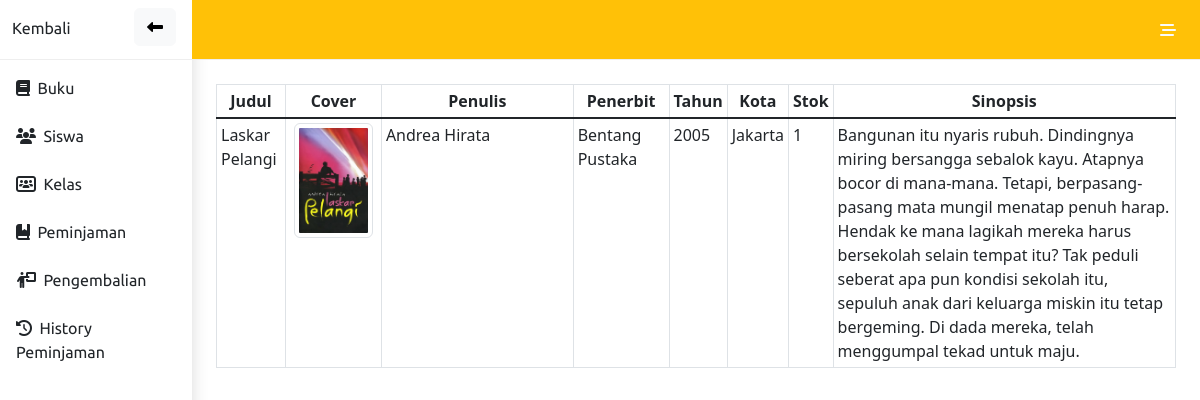
The app's page /admin/detail_buku.php?id_buku=1 with its own data.
### tables this page shows
CREATE TABLE `buku` (
  `id_buku` int(11) NOT NULL,
  `judul` varchar(255) NOT NULL,
  `penulis` varchar(255) NOT NULL,
  `penerbit` varchar(255) NOT NULL,
  `tahun` year(4) NOT NULL,
  `kota` varchar(100) NOT NULL,
  `cover` varchar(255) NOT NULL,
  `sinopsis` text NOT NULL,
  `stok` int(3) NOT NULL
);

### admin/detail_buku.php (the view, shortened to what this page needs)
<?php
include '../config.php';
$id = $_GET['id_buku'];
$ambil = mysqli_query($conn, "SELECT * FROM buku WHERE id_buku='$id'");
while($data = mysqli_fetch_array($ambil)){
?>
<!DOCTYPE html>
<html lang="en">
<head>
    <link rel="stylesheet" type="text/css" href="https://cdn.datatables.net/1.12.1/css/jquery.dataTables.css">
</head>
<body>
    <?php include 'nav.php'?>
        <div class="container">
            <div class="container pt-4 m-auto">
                <table class="table table-sm table-hover table-bordered">
                    <thead class="text-center">
                        <tr>
                            <th>Judul</th>
                            <th style="width:10%;">Cover</th>
                            <th style="width:20%;">Penulis</th>
                            <th style="width:10%;">Penerbit</th>
                            <th>Tahun</th>
                            <th>Kota</th>
                            <th>Stok</th>
                            <th>Sinopsis</th>
                        </tr>
                    </thead>
                    <tbody class="table-group-divider">
                        <tr>
                            <td><?=$data['judul']?></td>
                            <td class="text-center" style="width:10%;">
                            <img class="img-thumbnail" src="../assets/img/<?=$data['cover']?>" style="max-width: 90%;">
                            </td>
                            <td style="width: 20%;"><?=$data['penulis']?></td>
                            <td style="width:10%;"><?=$data['penerbit']?></td>
                            <td><?=$data['tahun']?></td>
                            <td><?=$data['kota']?></td>
                            <td><?=$data['stok']?></td>
                            <td><?=$data['sinopsis']?></td>
                        </tr>
                    </tbody>
                </table>
            </div>
        </div>
</body>
</html>
<?php } ?>

### admin/nav.php (shortened to what this page needs)
<!DOCTYPE html>
<html lang="en">
<head>
    <link rel="stylesheet" href="../assets/bootstrap/css/bootstrap.min.css" type="text/css">
    <link rel="stylesheet" href="https://cdnjs.cloudflare.com/ajax/libs/font-awesome/6.2.0/css/all.min.css" type="text/css">
    <link rel="stylesheet" href="style.css" type="text/css">
</head>
<body>
    <div class="row">
        <div class="col-2 pe-0 shadow" id="side" style="height: 100%; display:block; ">
            <div class="position-relative d-flex" style="border-bottom:1px solid #EEEEEE; height: 60px;">
                <div class="mt-auto mb-auto">
                    <div class="font btn btn-polos mb-1" >Kembali</div>
                    <button class="position-absolute top-0 kun end-0 me-3 mt-2 btn btn-light" onclick="side()"><i class="fa-solid fa-left-long kun text-end"></i></button>
                </div>
            </div>
            <div class="list-group pe-0 list-group-flush" style="height: 100vh;" >
                <a  class="list-group-item text-start kun btn-polos font pt-3 pb-2" href="buku.php"><i class="fa-solid fa-book"></i> &nbsp;Buku</a>
                <a class="list-group-item text-start kun btn-polos font pt-3 pb-2" href="siswa.php"><i class="fa-solid fa-users"></i> &nbsp;Siswa</a>
                <a class="list-group-item text-start kun btn-polos font pt-3 pb-2" href="kelas.php"><i class="fa-solid fa-users-rectangle"></i> &nbsp;Kelas</a>
                <a class="list-group-item text-start kun btn-polos font pt-3 pb-2" href="peminjaman.php"><i class="fa-solid fa-book-bookmark"></i> &nbsp;Peminjaman</a>
                <a class="list-group-item text-start kun btn-polos font pt-3 pb-2" href="pengembalian.php"><i class="fa-solid fa-person-chalkboard"></i> &nbsp;Pengembalian</a>
                <a class="list-group-item text-start kun btn-polos font pt-3 pb-2" href="history_peminjaman.php"><i class="fa-solid fa-clock-rotate-left"></i> &nbsp;History Peminjaman</a>
            </div>
        </div>
        <div class="col-10 ps-0" id="nav">
            <nav class="navbar navbar-expand-lg navbar-light bg-warning" style="border-bottom:1px solid #EEEEEE; height: 60px;">
                <div class="container-fluid">
                  <div class="collapse navbar-collapse" id="navbarSupportedContent">
                    <div class="btn-group">
                        <button class="btn btn-polos text-light" type="button" data-bs-toggle="dropdown" data-bs-display="static" aria-expanded="false">
                          <i class="fa-solid fa-bars-staggered"></i>
                        </button>
                    </div>
                  </div>
                </div>
            </nav>
</body>
</html>

### admin/style.css (style rules this page uses)
.btn-polos { border: none; }

### admin/nav.php (style rules this page uses)
.font { font-family: 'Ubuntu'; }
a { text-decoration: none !important; }

### records on screen
buku: judul "Laskar Pelangi", cover (picture), penulis "Andrea Hirata", penerbit "Bentang Pustaka", tahun "2005", kota "Jakarta", stok "1", sinopsis "Bangunan itu nyaris rubuh. Dindingnya miring bersangga sebalok kayu. Atapnya bocor di mana-mana. Tetapi, berpasang-pasang mata mungil menatap penuh harap. Hendak ke mana lagikah mereka harus bersekolah selain tempat itu? Tak peduli seberat apa pun kondisi sekolah itu, sepuluh anak dari keluarga miskin itu tetap bergeming. Di dada mereka, telah menggumpal tekad untuk maju."
